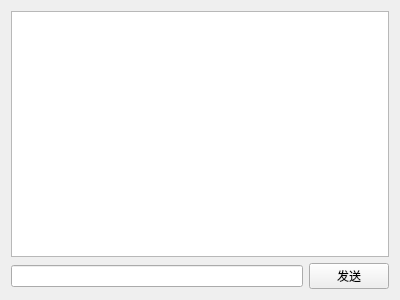
<?xml version="1.0" encoding="UTF-8"?>
<ui version="4.0">
 <class>MyChatInputDialog</class>
 <widget class="QWidget" name="MyChatInputDialog">
  <property name="geometry">
   <rect>
    <x>0</x>
    <y>0</y>
    <width>400</width>
    <height>300</height>
   </rect>
  </property>
  <property name="windowTitle">
   <string>AI聊天</string>
  </property>
  <layout class="QVBoxLayout" name="verticalLayout">
   <item>
    <widget class="QTextEdit" name="message_te">
     <property name="readOnly">
      <bool>true</bool>
     </property>
    </widget>
   </item>
   <item>
    <layout class="QHBoxLayout" name="horizontalLayout">
     <item>
      <widget class="QLineEdit" name="input_le"/>
     </item>
     <item>
      <widget class="QPushButton" name="send_pb">
       <property name="text">
        <string>发送</string>
       </property>
      </widget>
     </item>
    </layout>
   </item>
  </layout>
 </widget>
 <resources/>
 <connections/>
</ui>
